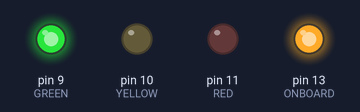
A sketch run on a simulated Arduino Uno, built with avr-gcc and run on an emulated ATmega328P. On the bench: output pins drawn as LEDs (lit = HIGH).

Above: at 0.2 s.
At 0.8 s:
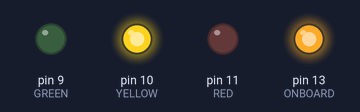
At 1.7 s:
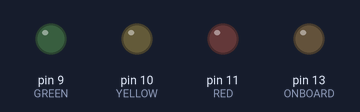
At 3.2 s:
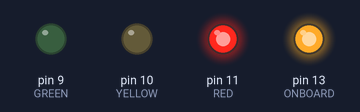
Timing chart, 0 to 4.1 s (numbered marks = the images above):
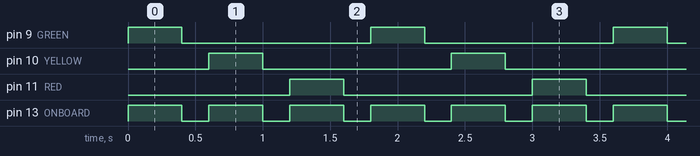

The sketch:

blink_test.ino
```cpp
/*
  blink_test - proves the Arduino uploads and the 3 LEDs are wired right.

  Onboard LED (pin 13) blinks the whole time, so even with no LEDs wired you
  can confirm the upload worked. Pins 9/10/11 light GREEN, YELLOW, RED in
  sequence once the LEDs are on the breadboard.

  Wiring (each LED): digital pin -> 220 ohm resistor -> LED long leg (anode);
  LED short leg (cathode) -> GND rail. Arduino GND -> GND rail.
    pin 9  -> GREEN
    pin 10 -> YELLOW
    pin 11 -> RED
*/

const int GREEN = 9;
const int YELLOW = 10;
const int RED = 11;
const int ONBOARD = 13;

void setup() {
  pinMode(GREEN, OUTPUT);
  pinMode(YELLOW, OUTPUT);
  pinMode(RED, OUTPUT);
  pinMode(ONBOARD, OUTPUT);
}

void flash(int pin) {
  digitalWrite(ONBOARD, HIGH);
  digitalWrite(pin, HIGH);
  delay(400);
  digitalWrite(pin, LOW);
  digitalWrite(ONBOARD, LOW);
  delay(200);
}

void loop() {
  flash(GREEN);
  flash(YELLOW);
  flash(RED);
}
```

Measured:
- by itself, pin 9 (GREEN), pin 10 (YELLOW), pin 11 (RED): alternates HIGH for 0.40 s and LOW for 1.4 s
- by itself, pin 13 (ONBOARD): alternates HIGH for 0.40 s and LOW for 0.20 s
- by itself, everything shown: repeats every 1.8 s, in 6 steps
